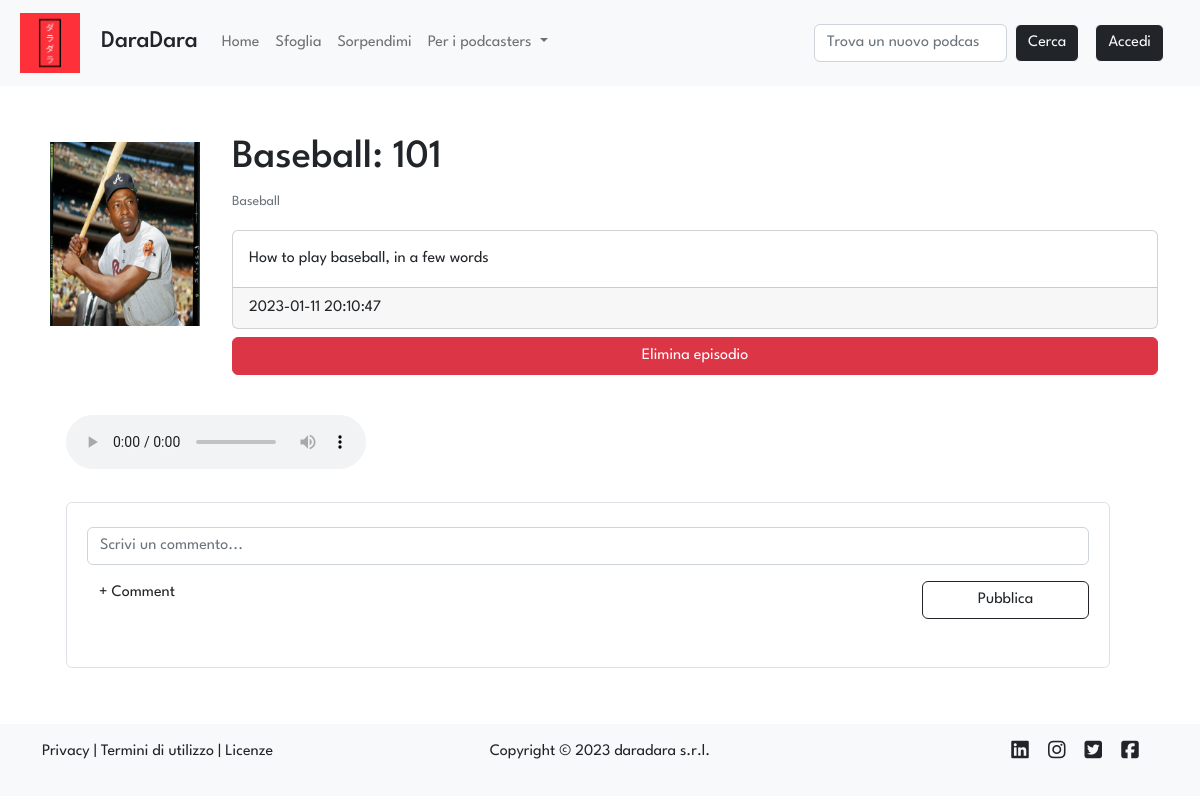
Before: /podcast/3/episode/14 with the older database file.
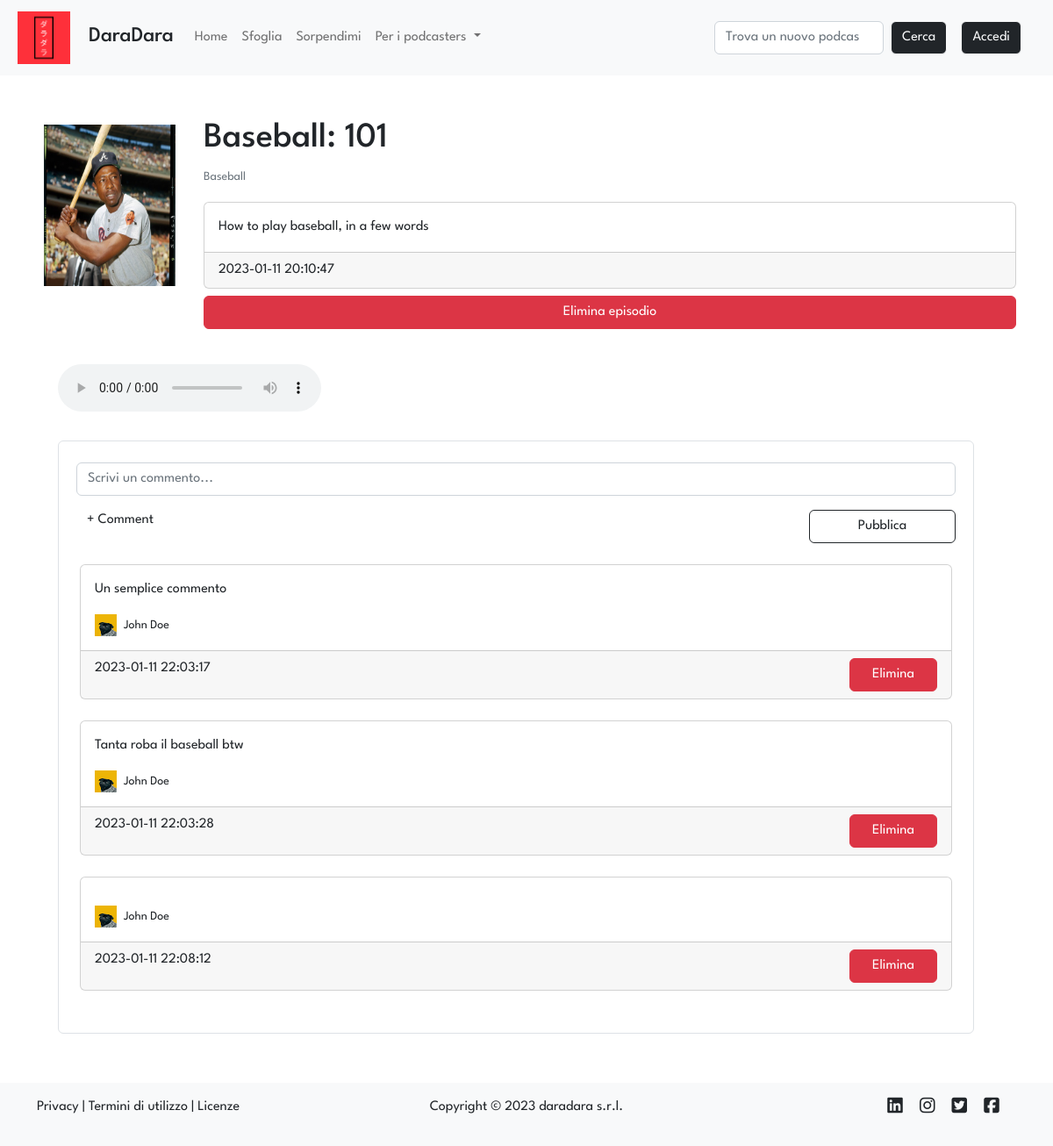
After: the same page with the newer database file.
### tables this page shows
CREATE TABLE "podcasts" (
	"id"	INTEGER NOT NULL UNIQUE,
	"title"	TEXT NOT NULL UNIQUE,
	"desc"	TEXT NOT NULL,
	"img"	TEXT NOT NULL,
	"id_user"	INTEGER NOT NULL,
	FOREIGN KEY("id_user") REFERENCES "users"("id"),
	PRIMARY KEY("id" AUTOINCREMENT)
);

CREATE TABLE "episodes" (
	"id"	INTEGER NOT NULL UNIQUE,
	"title"	TEXT NOT NULL UNIQUE,
	"description"	TEXT NOT NULL,
	"audio"	TEXT NOT NULL,
	"timestamp"	TEXT NOT NULL,
	"id_podcast"	INTEGER NOT NULL,
	FOREIGN KEY("id_podcast") REFERENCES "podcasts"("id"),
	PRIMARY KEY("id" AUTOINCREMENT)
);

CREATE TABLE "comments" (
	"id_user"	INTEGER NOT NULL,
	"id_ep"	INTEGER NOT NULL,
	"text"	TEXT NOT NULL,
	"timestamp"	TEXT NOT NULL,
	FOREIGN KEY("id_ep") REFERENCES "episodes"("id"),
	FOREIGN KEY("id_user") REFERENCES "users"("id"),
	PRIMARY KEY("id_user","id_ep","timestamp")
);

CREATE TABLE "users" (
	"id"	INTEGER NOT NULL UNIQUE,
	"email"	TEXT NOT NULL UNIQUE,
	"password"	TEXT NOT NULL,
	"name"	TEXT NOT NULL,
	"surname"	TEXT NOT NULL,
	"propic"	TEXT NOT NULL,
	PRIMARY KEY("id" AUTOINCREMENT)
);

### app.py (the view)
@app.route('/podcast/<int:id_pod>/episode/<int:id_ep>')
def episode(id_pod, id_ep):
    episode = dao.get_episode(id_ep)
    if episode and episode['id_podcast'] == id_pod:
        podcast = dao.get_podcast(id_pod)
        comments = dao.get_comments_extended(id_ep)
        return render_template('episode.html', id=id_ep, id_pod=id_pod, podcast=podcast, episode=episode, comments=comments)
    else:
        flash(message='Si è verificato un errore', category='danger')
        return redirect(url_for('index'))

### data/dao.py (called while the page is built)
def get_comments_extended(id_ep):
    conn, cursor = connect()
    comments = False
    try:
        sql = "SELECT comments.id_user, text, timestamp, name, surname, propic FROM comments, users WHERE comments.id_user = users.id AND id_ep = ?"
        cursor.execute(sql, (id_ep,))
        comments = cursor.fetchall()
    except Exception as e:
        print(e)
    close(conn, cursor)
    return comments

def get_episode(id):
    conn, cursor = connect()
    episode = False
    try:
        sql = 'SELECT * FROM episodes WHERE id = ?'
        cursor.execute(sql, (id,))
        episode = cursor.fetchone()
    except Exception as e:
        print(e)
    close(conn, cursor)
    return episode

def get_podcast(id):
    conn, cursor = connect()
    podcast = False
    try:
        sql = 'SELECT * FROM podcasts WHERE id = ?'
        cursor.execute(sql, (id,))
        podcast = cursor.fetchone()
    except Exception as e:
        print(e)
    close(conn, cursor)
    return podcast

def connect():
    conn = sqlite3.connect(PATH)
    conn.row_factory = sqlite3.Row
    cursor = conn.cursor()
    return conn, cursor

def close(conn, cursor):
    cursor.close()
    conn.close()

### templates/episode.html (shortened to what this page needs)
{% extends 'layout.html' %}
{% block stylesheets %} <link rel="stylesheet" href="{{url_for('static', filename='stylesheets/episode.css')}}"> {% endblock %}
{% block content %}
<div class="row">
    <div class="col-12 col-lg-2 d-flex justify-content-center">
        <img src="{{url_for('static', filename='uploads/images/covers/{0}{1}'.format(id_pod, podcast.img))}}" alt="Immagine podcast" class="card-img p-1 p-lg-2 episode-img">
    </div>
    <div class="col mt-4 mt-lg-0">
        <div class="row d-flex justify-content-center align-items-center mb-3">
            <h1 class="">{{episode.title}}</h1>
            <a href="{{url_for('podcast', id=podcast.id)}}"><p class="card-text"><small class="text-muted">{{podcast.title}}</small></p></a>
        </div>
        <div class="card">
            <div class="card-body">
              <p class="card-text">{{episode.description}}</p>
            </div>
            <div class="card-footer">
                {{episode.timestamp}}
            </div>
        </div>
        <div class="row mx-0 my-2 d-flex justify-content-center align-content-center display-5">
            <button type="button" class="btn btn-danger" data-bs-toggle="modal" data-bs-target="#deleteEpisodeModal">
                Elimina episodio
            </button>
        </div>
    </div>
</div>
<div class="row mt-3 mx-lg-0 mx-2">
    <div id="player" class="col-md-7">
        <div class="card-body row g-2">
            <div class="text-light p-3">
                <audio controls>
                    <source src="audio-file.mp3" type="audio/mpeg">
                </audio>
            </div>
        </div>
    </div>
    <div class="row d-flex justify-content-center align-content-center my-2">
        <div class="row d-flex justify-content-center">
            <div class="">
              <div class="card shadow-0 border bg-ligth">
                <div class="card-body p-4">
                    <form class="form-outline mb-4 mx-2" action="{{ url_for('post_new_comment', id_ep=id, id_pod=id_pod) }}" method="POST">
                        <div class="row">
                            <input type="text" name="text" id="addANote" class="form-control" placeholder="Scrivi un commento..." />
                        </div>
                        <div class="row d-flex justify-content-between mt-3">
                            <label class="col-6 form-label" for="addANote">+ Comment</label>
                            <button type="submit" class="col-12 col-lg-2 btn btn-outline-dark">Pubblica</button>
                        </div>
                    </form>
                    {% for comment in comments %}
                    <div class="card mb-4">
                        <div class="card-body">
                        <p>{{comment.text}}</p>
                        <div class="d-flex justify-content-between">
                            <div class="d-flex flex-row align-items-center">
                                <img src="{{url_for('static', filename='uploads/images/propics/{0}{1}'.format(comment.id_user, comment.propic))}}" alt="avatar" width="25"
                                    height="25"/>
                                <p class="small mb-0 ms-2">{{comment.name}} {{comment.surname}}</p>
                            </div>
                        </div>
                        </div>
                        <div class="card-footer d-flex justify-content-between">
                            <div class="col-4 col-sm-3 col-lg-2">
                                {{comment.timestamp}}
                            </div>
                            <form class="col-8 col-sm-7 col-md-6 col-lg-5 d-flex justify-content-end" action="{{ url_for('post_delete_comment', id_pod=id_pod, id_ep=id) }}" method="POST">
                                <button type="submit" class="col-8 col-lg-3 btn btn-danger">Elimina</button>
                            </form>
                        </div>
                    </div>
                    {% endfor %}
                </div>
              </div>
            </div>
          </div>
    </div>
</div>
{% endblock %}

### templates/layout.html (shortened to what this page needs)
<!DOCTYPE html>
<html lang="it">
<head>
    <link href="https://cdn.jsdelivr.net/npm/bootstrap@5.2.3/dist/css/bootstrap.min.css" rel="stylesheet">
    <link href="{{url_for('static', filename='stylesheets/layout.css')}}" rel="stylesheet" >
    {% block stylesheets %}{% endblock %}
</head>
<body>
    <nav class="navbar navbar-expand-lg bg-light">
        <div class="container-fluid mx-2">
            <a class="navbar-brand" href="{{ url_for('index') }}">
                <img class="img-fluid nav-img" src="{{url_for('static', filename='ico/daradara_medium.png')}}" alt="Logo DaraDara">
                <h4 class="d-inline-block mt-0 ms-3">DaraDara</h4>
            </a>
            <div class="collapse navbar-collapse" id="navbarSupportedContent">
            <ul class="navbar-nav me-auto mb-2 mb-lg-0">
                <li class="nav-item">
                <a class="nav-link {% block homeActive %}{% endblock %}" aria-current="page" href="{{ url_for('index') }}">Home</a>
                </li>
                <li class="nav-item">
                <a class="nav-link {% block searchActive %}{% endblock %}" href="#">Sfoglia</a>
                </li>
                <li class="nav-item">
                    <a class="nav-link {% block discoverActive %}{% endblock %}" href="#">Sorpendimi</a>
                </li>
                <li class="nav-item dropdown">
                <a class="nav-link dropdown-toggle" href="#" role="button" data-bs-toggle="dropdown" aria-expanded="false">
                    Per i podcasters
                </a>
                </li>
            </ul>
            <form class="d-flex" role="search">
                <input class="form-control me-2" type="search" placeholder="Trova un nuovo podcast" aria-label="Search">
                <button class="btn btn-outline-light btn-dark" type="submit">Cerca</button>
            </form>
            {% if not current_user.is_authenticated %}
            <a href = "{{ url_for('login') }}"><button type="button" id="loginBtn" class="btn btn-outline-light btn-dark my-3 my-lg-0 mx-lg-3">Accedi</button></a>
            {% endif %}
            </div>
        </div>
    </nav>
    <div class="container mt-5">
        {% block content %}{% endblock %}
    </div>
    <footer class="bg-light py-3 mt-5">
        <div class="container">
            <div class="row">
                <div class="col-4">
                    <p>
                        <a href="#">Privacy</a> | <a href="#">Termini di utilizzo</a> | <a href="#">Licenze</a>
                    </p>
                </div>
                <div class="col">
                    <p class="text-center">Copyright &copy; 2023 daradara s.r.l.</p>
                </div>
                <div class="col-2 offset-2 d-flex flex-row-reverse justify-content-evenly social-icons">
                    <a href="#"><i class="fab fa-facebook-square fa-lg"></i></a>
                    <a href="#"><i class="fab fa-twitter-square fa-lg"></i></a>
                    <a href="#"><i class="fab fa-instagram fa-lg"></i></a>
                    <a href="#"><i class="fab fa-linkedin fa-lg"></i></a>
                </div>
            </div>
        </div>
    </footer>
</body>
</html>

### static/stylesheets/layout.css (style rules this page uses)
* { font-family: 'League Spartan', sans-serif; }
a:not(.stock-a, .nav-link) { color: inherit; text-decoration: none; }
.nav-img { max-width: 60px; max-height: 60px; }

### static/stylesheets/episode.css (style rules this page uses)
.episode-img { max-height: 200px; max-width: 200px; }

Changed rows visible on the page:
added comments: text "Un semplice commento", id_user.propic (picture), name "John", surname "Doe", timestamp "2023-01-11 22:03:17"
added comments: text "Tanta roba il baseball btw", id_user.propic (picture), name "John", surname "Doe", timestamp "2023-01-11 22:03:28"
added comments: id_user.propic (picture), name "John", surname "Doe", timestamp "2023-01-11 22:08:12"
